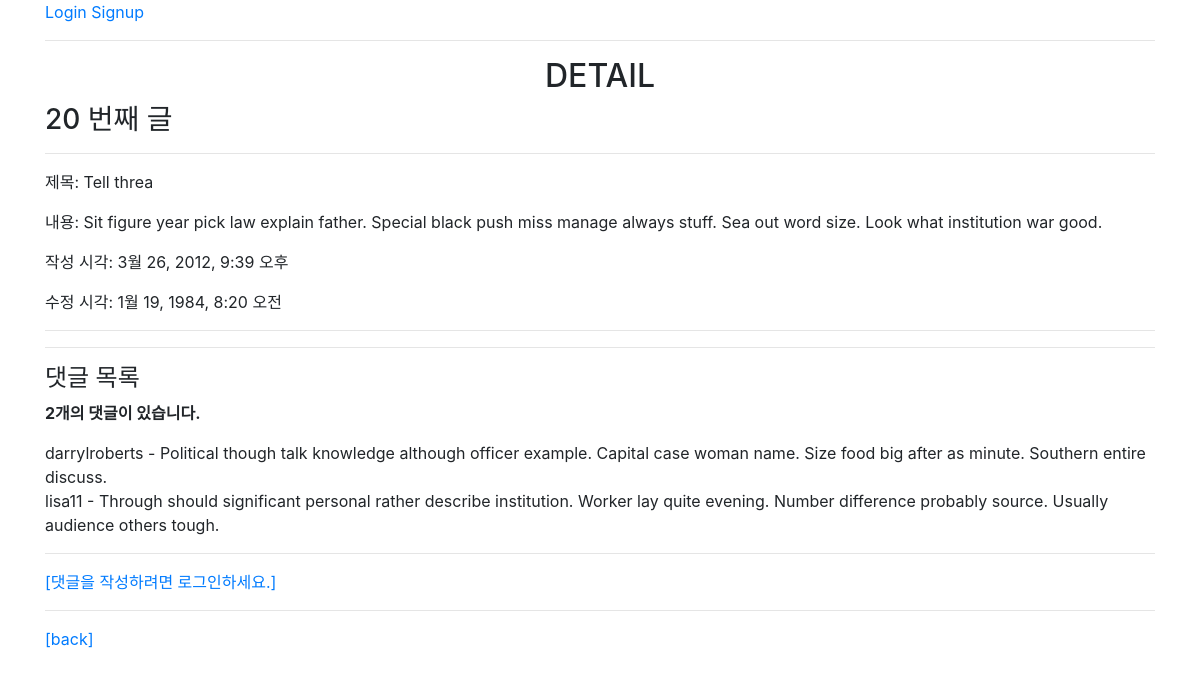
The app's page /articles/20/ with its own data.
### articles/models.py (models this page shows, shortened)
class Article(models.Model): # 상속
    title = models.CharField(max_length=10)
    content = models.TextField()
    created_at = models.DateTimeField(auto_now_add=True)
    updated_at = models.DateTimeField(auto_now=True)
    user = models.ForeignKey(settings.AUTH_USER_MODEL, on_delete=models.CASCADE)
    like_users = models.ManyToManyField(settings.AUTH_USER_MODEL, related_name='like_articles')

class Comment(models.Model):
    article = models.ForeignKey(Article, on_delete=models.CASCADE)
    user = models.ForeignKey(settings.AUTH_USER_MODEL, on_delete=models.CASCADE)
    content = models.CharField(max_length=200)
    created_at = models.DateTimeField(auto_now_add=True)
    updated_at = models.DateTimeField(auto_now=True)

### accounts/models.py (models this page shows)
class User(AbstractUser):
    followers = models.ManyToManyField('self', symmetrical=False, related_name='followings')

### articles/views.py (the view)
# urls.py: path('<int:pk>/', views.detail, name='detail'),
def detail(request, pk):
    article = get_object_or_404(Article, pk=pk)
    comments = article.comment_set.all()
    comment_form = CommentForm()
    context = {
        'article': article,
        'comment_form': comment_form,
        'comments': comments,
    }
    return render(request, 'articles/detail.html', context)

### articles/templates/articles/detail.html (shortened to what this page needs)
{% extends 'base.html' %}
{% block content %}
  <h2 class="text-center">DETAIL</h2>
  <h3>{{ article.pk }} 번째 글</h3>
  <hr>
  <p>제목: {{ article.title }}</p>
  <p>내용: {{ article.content }}</p>
  <p>작성 시각: {{ article.created_at }}</p>
  <p>수정 시각: {{ article.updated_at }}</p>
  <hr>
  <hr>
  <h4>댓글 목록</h4>
  {% if comments|length %}
    <p><b>{{ comments|length }}개의 댓글이 있습니다.</b></p>
  {% endif %}
  {% for comment in comments %}
    <div>
      {{ comment.user }} - {{ comment.content }}
    </div>
  {% empty %}
    <p><b>댓글이 없어요..</b></p>
  {% endfor %}
  <hr>
  {% if request.user.is_authenticated %}
    <form action="{% url 'articles:comments_create' article.pk %}" method="POST">
      {% csrf_token %}
      {{ comment_form }}
      <input type="submit">
    </form>
  {% else %}
    <a href="{% url 'accounts:login' %}">[댓글을 작성하려면 로그인하세요.]</a>
  {% endif %}
  <hr>
  <a href="{% url 'articles:index' %}">[back]</a>
{% endblock  %}

### crud/templates/base.html (shortened to what this page needs)
<!DOCTYPE html>
<html lang="en">
<head>
  <link rel="stylesheet" href="https://stackpath.bootstrapcdn.com/bootstrap/4.5.2/css/bootstrap.min.css">
</head>
<body>
  <div class="container">
    {% if request.user.is_authenticated %}
      <h3>Hello, {{ user.username }}</h3>
      <a href="{% url 'accounts:update' %}">정보수정</a>
      <a href="{% url 'accounts:logout' %}">Logout</a>
      <a href="{% url 'accounts:profile' request.user.username %}">내프로필</a>
      {% comment %} 버튼을 눌렀을 때 폼으로 요청이 가니까 {% endcomment %}
      {% comment %} 버튼을 누르기보다 폼을 건들여보자! {% endcomment %}
      <form action="{% url 'accounts:delete' %}" method="POST">
        {% csrf_token %}
        <input type="submit" value="회원탈퇴">
      </form>
    {% else %}
      <a href="{% url 'accounts:login' %}">Login</a>
      <a href="{% url 'accounts:signup' %}">Signup</a>
    {% endif %}
    <hr>
    {% block content %}
    {% endblock %}
  </div>
</body>
</html>

### records on screen
Article: pk "20", title "Tell threa", content "Sit figure year pick law explain father. Special black push miss manage always stuff. Sea out word size. Look what institution war good.", created_at "3월 26, 2012, 9:39 오후", updated_at "1월 19, 1984, 8:20 오전"
Comment: user "darrylroberts", content "Political though talk knowledge although officer example. Capital case woman name. Size food big after as minute. Southern entire discuss."
Comment: user "lisa11", content "Through should significant personal rather describe institution. Worker lay quite evening. Number difference probably source. Usually audience others tough."

### other values on screen
{{ comments|length }} "2"
